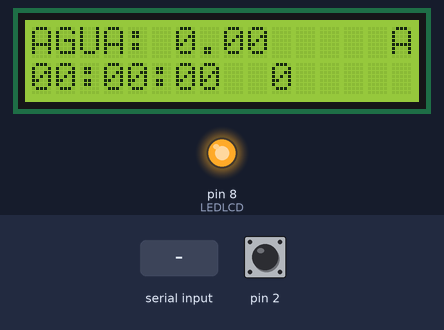
The sketch below on a simulated Arduino Uno, built with avr-gcc and run on an emulated ATmega328P. Shown: 16×2 character LCD, output pins drawn as LEDs (lit = HIGH). The inputs (shaded band) are chosen by the test bench; at power-on: pin 2 HIGH. What the sketch prints to the serial monitor is not drawn.

Above: at 1.2 s.
1.3 s: "+" received over Serial
At 2.5 s:
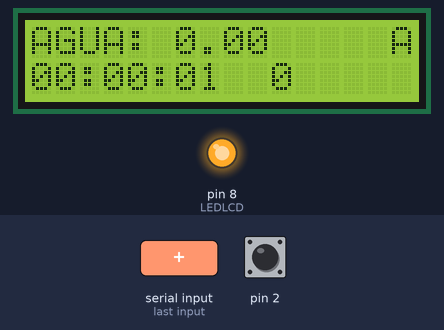
4.3 s: pin 2 pulled LOW for 0.15 s
At 4.36 s:
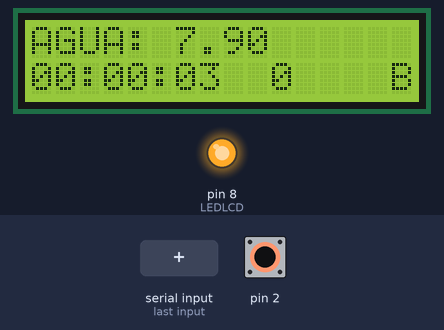
5.9 s: "*" received over Serial
At 6.8 s:
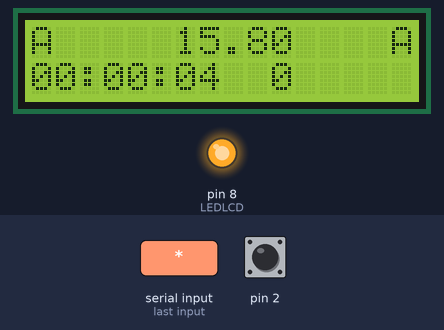
Timing chart, 0 to 8.9 s (numbered marks = the images above; inputs shaded):
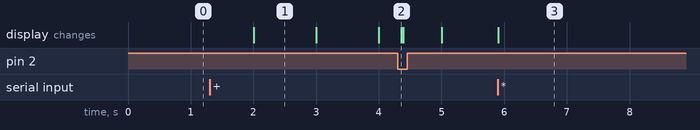

Measured:
- after the input at 1.3 s, the display: changes after 0.70 s (image 1)
- after the input at 4.3 s, the display: changes after 0.06 s (image 2)
- after the input at 5.9 s, the display: changes at once (image 3)
- what the display in image 1 shows lasts 1.0 s, from 2.0 s to 3.0 s

The sketch:

PRUEBA6_VOLUMEN_CANGILON.ino
```cpp
//********************** Liberias **************************************//
#include <LiquidCrystal.h>
#include <EEPROM.h>
//********************** Liberias **************************************//


//********************** definicion de pines LCD ***********************//
#define LEDLCD 8
const int rs = 10, en = 9, d4 = 7, d5 = 6, d6 = 5, d7 = 4;
LiquidCrystal lcd(rs, en, d4, d5, d6, d7);
//********************** definicion de pines LCD ***********************//


//********************* definicion de variables ************************//
volatile float CONTADOR = 0;
volatile int CONT = 0;
volatile float CONT_LCD = 0;
float CTE;

unsigned long LIMITE = 10;
unsigned long INICIO_TIMER = 0;

int SEGUNDOS_LCD = 0;
int MINUTOS_LCD = 0;
int HORAS_LCD = 0;

int TIEMPO = 0;
int DIFERENCIA = 0;

bool FLAG = 0;
bool FLAG2 = 0;
bool FLAG3 = 0;
bool FLAG4 = 0;
//********************* definicion de variables ************************//


//********* ATENCION EEPROM ************//
//********float PROMEDIO = 5.5; ******//
float EEPROMEDIO;
//********* ATENCION EEPROM ************//


//***************************************** SETUP *********************************************//

void setup()
{
// TIMER 1 //
// TIMER POR DESBORDAMIENTO CON PRESCALER 1024 //
// TIENE UN PERIODO DE 1S FRECUENCIA DE 1 HZ MARCA EL INICIO DE LA SEÑAL //

  CONTADOR = 0;
  CONT_LCD = 0;

  TCCR1A = 0;
  TCCR1B = 0;
  TCCR1B |= (1 << CS10) | (1 << CS12); //para prescaler de 1024 CS12=1 y CS10=1

  TCNT1 = 0xC2F8;

  TIMSK1 |= (1 << TOIE1); //timer open interrupt enable
//********************************* TIMER 1 ********************************//


//******************** Grabo en EEPROM el valor promedio *******************//

// EEPROM.put (EEPROMEDIO, PROMEDIO);

//******************** Grabo en EEPROM el valor promedio *******************//


//****************************** Inicializacion puerto serie *******************************//
  Serial.begin(9600);
//****************************** Inicializacion puerto serie *******************************//


//******************************* SERVICIO DE INTERRUPCIÓN *********************************//

  pinMode(2, INPUT_PULLUP);
  attachInterrupt(digitalPinToInterrupt(2), AUMENTAR, LOW);

//******************************* SERVICIO DE INTERRUPCIÓN *********************************//


//******************************* inicializacion de variables ******************************//
  FLAG = false;
  FLAG2 = false;
  FLAG3 = true;
  FLAG4 = false;

  CTE = 7.90;
//******************************* inicializacion de variables ******************************//


//************************ INICIALIZACION DE PINES DEL LCD ***********************//

  pinMode(LEDLCD, OUTPUT);
  digitalWrite (LEDLCD, HIGH);

//************************ INICIALIZACION DE PANTALLA LCD ***********************//
  lcd.begin(16, 2);
  lcd.setCursor(0, 0);
  lcd.print("AGUA: 0.00");
  lcd.setCursor(0, 1);
  lcd.print("00:00:00");
  lcd.setCursor(15, 0);
  lcd.print("A");
  lcd.setCursor(10, 1);
  lcd.print("0");
//************************ INICIALIZACION DE PANTALLA LCD ***********************//

  Serial.print("PRESIONE + PARA INICIAR");
  Serial.println();

  Serial.print("PRESIONE - PARA PAUSAR");
  Serial.println();

  Serial.print("PRESIONE * PARA REINICIAR");
  Serial.println();
  Serial.println();

}

//**********************************************************************************************//


//********************************************** VOID LOOP ****************************************//
void loop()
{
  SERIAL_EVENT();

//************************ SETEO DE MINUTOS ************************************//
  if (SEGUNDOS_LCD == 60) // SI ALCANZA LOS 60 SEGUNDOS AUMENTA EN 1 EL MINUTO
  {
    MINUTOS_LCD ++; //aumento en 1 la cantidad de minutos
    SEGUNDOS_LCD = 0; // resetea la variable segundos
    lcd.leftToRight(); // setea el cursor para que escriba de izquierda a derecha
    lcd.setCursor(6, 1); // setea el cursor en la posicion 6 en la linea 1
    lcd.print("00"); // reseteo en display segundos
  }
//************************ SETEO DE MINUTOS ************************************//


//************************* SETEO DE HORAS *************************************//
  if (MINUTOS_LCD == 60) // SI ALCANZA LOS 60 MINUTOS AUMENTA EN 1 LA HORA
  {
    HORAS_LCD ++; //aumento en 1 la cantidad de horas
    MINUTOS_LCD = 0; // reseteo la variable minutos
    lcd.leftToRight(); // setea el cursor para que sea de izquierda a derecha
    lcd.setCursor(3, 1); // setea el cursor en la posicion 3 linea 1
    lcd.print("00"); // reseteo en display minutos
  }
//************************* SETEO DE HORAS *************************************//


//************************ RESETEO DE HORAS ************************************//
  if (HORAS_LCD > 23) // SI ALCANZA UN VALOR MAYOR A 24 RESETEA LA VARIABLE HORAS Y RESETEA EL DISPLAY
  {
    HORAS_LCD = 0; // reseteo la variable en horas
    lcd.leftToRight(); // seteo el cursor para que sea de izquierda a derecha
    lcd.setCursor(0, 1); // setea el cursor en la posición 0 linea 1
    lcd.print("00"); // reseteo en display horas
  }
//************************ RESETEO DE HORAS ************************************//


//*********************** FLAG 2( INTERRUPCIÓN DEL TIMER ) **************************//
  if (FLAG2 == 1)
  {
    lcd.setCursor(2, 1);
    lcd.print(":");
    lcd.setCursor(5, 1);
    lcd.print(":");

    if (HORAS_LCD < 10) // este if lo que hace es poner el cursor de derecha a izquierda mientras las horas son menores a 10, cosa que las horas aparezcan como 01 y no como 1
    {
      lcd.rightToLeft(); // seteo del cursor
      lcd.setCursor(1, 1); // posicion del cursor
      lcd.print(HORAS_LCD); // imprime las horas entre 0 y 9
    }
    if (HORAS_LCD >= 10) // este if lo que hace es poner el cursor de izquierda a derecha mientras las horas sean mayores o iguales a 10, por eso aca se da vuelta de nuevo para que el 10 corresponda y no esté como 01, 11, 21
    {
      lcd.leftToRight(); // seteo del cursor
      lcd.setCursor(0, 1); // posicion del cursor
      lcd.print(HORAS_LCD); // imprimer las horas entre 10 y 23
    }

    if (MINUTOS_LCD < 10) // este if lo que hace es poner el cursor de derecha a izquierda mientras los minutos son menores a 10, cosa que los minutos aparezcan como 01 y no como 1
    {
      lcd.rightToLeft(); //seteo del cursor
      lcd.setCursor(4, 1); // posición del cursor
      lcd.print(MINUTOS_LCD); // imprime los minutos entre 0 y 9
    }
    if (MINUTOS_LCD >= 10) // este if lo que hace es poner el cursor de izquierda a derecha mientras los minutos son mayores o iguales a 10, por eso aca se da vuelta de nuevo para que el 10 corresponda y no esté como 01, 11, 21 siguiente el curso de la linea 176
    {
      lcd.leftToRight(); // seteo del cursor
      lcd.setCursor(3, 1); // posicion del cursor
      lcd.print(MINUTOS_LCD); // imprime los minutos entre 10 y 59
    }

    if (SEGUNDOS_LCD < 10) // este if lo que hace es poner el cursor de derecha a izquierda mientras los segundos son menores a 10, cosa que los segundos aparezcan como 01 y no como 1
    {
      lcd.rightToLeft(); // seteo del cursor
      lcd.setCursor(7, 1); // posicion del cursor
      lcd.print(SEGUNDOS_LCD); // imprime los segundos entre 0 y 9
    }
    if (SEGUNDOS_LCD >= 10) // este if lo que hace es poner el cursor de izquierda a derecha mientras los segundos son mayores o iguales a 10, por eso aca se da vuelta de nuevo para que el 10 corresponda y no esté como 01, 11, 21 siguiente el curso de la linea 176
    {
      lcd.leftToRight(); //seteo del cursor
      lcd.setCursor(6, 1); //posición del cursor
      lcd.print(SEGUNDOS_LCD); //imprime los segundos entre 0 y 9
    }

    FLAG2 = 0; // reseteo del FLAG2

  }
//*********************** FLAG 2( INTERRUPCIÓN DEL TIMER ) **************************//


//*********************** FLAG ( INTERRUPCIÓN POR FLANCO ) **************************//
if(FLAG4)
{
    if (FLAG == 1) // FLAG del servicio de interrupción
    {
      FLAG3 =! FLAG3; // cambia de estado el FLAG3 cada interrupción
      CONTADOR ++; // AUMENTA EN 1 EL CONTADOR GENERAL, DE ESTE SE BASAN TODOS LOS DEMAS
      CONT_LCD = CONTADOR * 7.9; // SE MULTIPLICA POR LA VARIABLE DE MEDIDA DE 1 CANGILON 7.9CM3
      DIFERENCIA = SEGUNDOS_LCD - TIEMPO; // ESTE ES EL CALCULO ENTRE EL TIEMPO DE LA PRIMER INTERRUPCION Y EL QUE LE SIGUE, PARA MOSTRAR EN PUERTO SERIE CUANTO TARDA
      TIEMPO = SEGUNDOS_LCD; // MAPEA LOS SEGUNDOS EN LA VARIABLE TIEMPO PARA REPLAZAR Y PODER HACER EL CALCULO DE DIFERENCIA EN LA PROXIMA INTERRUPCIÓN

      if (FLAG3) // INTERRUPCION DEL FLAG 3, QUE ES EL QUE CAMBIA CADA VEZ QUE INTERRUMPE EL FLAG PARA MARCAR SI ESTA EN EL LADO A
      {
        lcd.setCursor(15, 1); // posicion del cursor
        lcd.print(" "); // borro lo que estaba en la posicion de B
        lcd.setCursor(15, 0); // posicion del cursor
        lcd.print("A"); // Imprime en la posicion el lado A (es en el que está)
        Serial.println("LADO: A"); // Por puerto serie imprime el lado tambien en el que se encuentra
      }
      if (!FLAG3) //INTERRUPCION DEL FLAG 3, QUE ES EL QUE CAMBIA CADA VEZ QUE INTERRUMPE EL FLAG PARA MARCAR SI ESTA EN EL LADO B
      {
        lcd.setCursor(15, 0); // posicion del cursor
        lcd.print(" "); // borro lo que estaba en la posicion de B
        lcd.setCursor(15, 1); // posicion del cursor
        lcd.print("B"); // Imprime en la posicion el lado B (es en el que está)
        Serial.println("LADO: B"); // Por puerto serie imprime el lado tambien en el que se encuentra
      }
//**************************************** IMPRESION DE VALORES EN LCD ****************************************//
      lcd.leftToRight(); // seteo del cursor
      lcd.setCursor(6, 0); // posicion del cursor
      lcd.print(CONT_LCD); // imprime el agua medida
      lcd.setCursor(10, 1); // posicion del cursor
      lcd.print(CONT); // imprime cantidad de cangilones

      Serial.print("AGUA: "); // imprime por puerto serie el agua medida
      Serial.println(CONT_LCD); // valor del agua

      Serial.print("TIEMPO: "); // imprime por puerto serie el tiempo entre medidas
      Serial.println(DIFERENCIA); // valor del tiempo entre medidas
      Serial.println(" "); // imprime un enter para separar los valores

//**************************************** IMPRESION DE VALORES EN LCD ****************************************//
      FLAG = 0; // RESETEO DEL FLAG DEL SERVICIO DE INTERRUPCION
    }
  }
}
//*********************** FLAG ( INTERRUPCIÓN POR FLANCO ) **************************//


//************************** SERVICIO DE INTERRUPCION  *********************//
// CON ANTIREBOTE //
// CADA VES QUE SE INTERRUPME PONE LA FLAG EN 1 //

void AUMENTAR()
{
  if ((millis() - INICIO_TIMER) > LIMITE) //ANTIRREBOTE
  {
    INICIO_TIMER = millis();
    FLAG = 1;
  }
}
//************************************************************************//

void SERIAL_EVENT()
{
  while (Serial.available()) // lectura del teclado
  {
    int ESTADO = '0'; // 0 ASCII

    ESTADO = Serial.read(); // La variable estado pasara a valer lo que detecte del teclado

    if (ESTADO == '+') // cuando presione + iniciara la medición
    {
      FLAG4 = 1;

      Serial.print("MEDICION INICIADA");
      Serial.println();

      Serial.print("PRESIONE * PARA REINICIAR");
      Serial.println();

      Serial.print("PRESIONE - PARA CONTINUAR");
      Serial.println();
      Serial.println();
    }

    if (ESTADO == '-') // cuando presione - pausará la medición
    {
      FLAG4 = 0;

      Serial.print("MEDICION PAUSADA");
      Serial.println();

      Serial.print("PRESIONE + PARA CONTINUAR");
      Serial.println();

      Serial.print("PRESIONE * PARA REINICIAR");
      Serial.println();
    }

    if (ESTADO == '*')
    {
      Serial.print("AGUA: "); // imprime por puerto serie el agua medida
      Serial.println(CONT_LCD); // valor del agua

      lcd.setCursor(5, 0);
      lcd.print("         ");
      lcd.setCursor(0, 0);
      lcd.print("AGUA: 0.00");
      lcd.setCursor(0, 1);
      lcd.print("00:00:00");
      lcd.setCursor(10, 1);
      lcd.print("0");

      CONTADOR = 0;
      CONT = 0;
      CONT_LCD = 0;

      SEGUNDOS_LCD = 0;
      MINUTOS_LCD = 0;
      HORAS_LCD = 0;

      TIEMPO = 0;
      DIFERENCIA = 0;

      FLAG = 0;
      FLAG2 = 0;
      FLAG4 = 0;
    }
  }
}

//********************************* TIMER 1 *******************************//
// POR DESBORDAMIENTO //
// TIMER MADRE DE 1s  //
// EL FLAG2 SE SETEA EN UNO CADA VEZ QUE INTERRUMPE EL TIMER //
// LA VARIABLE SEGUNDOS_LCD AUMENTA EN 1 CADA VES QUE INTERRUMPE EL TIMER //
ISR(TIMER1_OVF_vect)
{
  TCNT1 = 0xC2F7;

  if (FLAG4)
  {
    SEGUNDOS_LCD ++;
    FLAG2 = 1;
  }
}
//************************************************************************//
```
